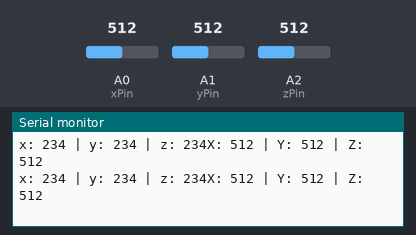
Bench run of a sketch on a simulated Arduino Uno, built with avr-gcc and run on an emulated ATmega328P. Parts: the last lines printed to the serial monitor. The inputs (shaded band) are chosen by the test bench; at power-on: A0 (xPin) = 512, A2 (zPin) = 512, A1 (yPin) = 512.

Above: at 11.2 s.
11.3 s: A0 (xPin) set to 270
At 11.33 s:
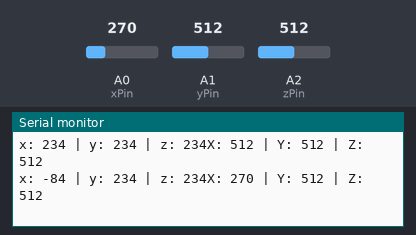
14.3 s: A0 (xPin) set to 248
At 14.38 s:
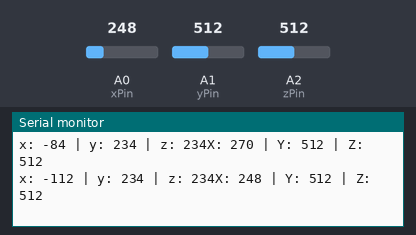
17.3 s: A2 (zPin) set to 418
At 17.33 s:
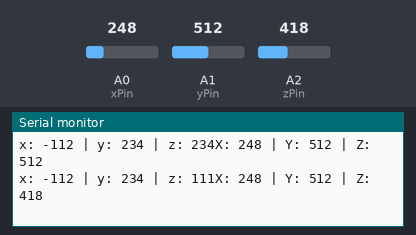
18.8 s: A2 (zPin) set to 394
At 18.85 s:
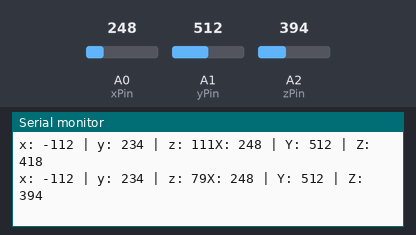
Timing chart, 0 to 21.8 s (numbered marks = the images above; inputs shaded):
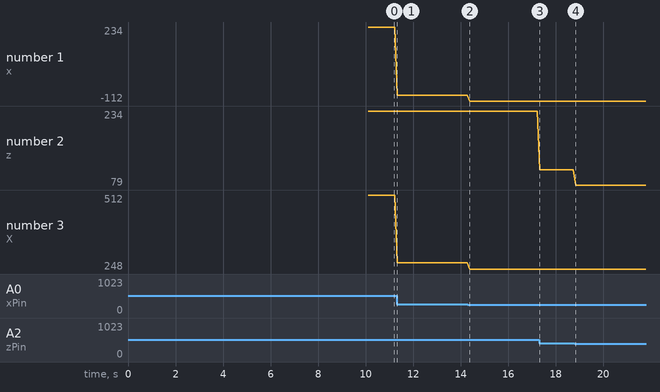

The sketch:

ACC_adxl335_Raw.ino
```cpp
//Analog read pins
const int xPin = 0;
const int yPin = 1;
const int zPin = 2;

//The minimum and maximum values that came from
//the accelerometer while standing still
//You very well may need to change these
int minVal = 265;
int maxVal = 402;

int xRead,yRead,zRead;

//to hold the caculated values
double x;
double y;
double z;
int nMax=100;

float xRaw,yRaw,zRaw;

boolean stopCal = false;

int xRawMin = 512;
int xRawMax = 200;

int yRawMin = 512;
int yRawMax = 200;

int zRawMin = 512;
int zRawMax = 200;

void setup()
{
  Serial.begin(9600);
  Serial.println("Occhio");
  calibrate();
  Serial.print("X _ min max: ");
  Serial.print(xRawMin);
  Serial.print(" : ");
  Serial.println(xRawMax);
  Serial.print("Y _ min max: ");
  Serial.print(yRawMin);
  Serial.print(" : ");
  Serial.println(yRawMax);
  Serial.print("Z _ min max: ");
  Serial.print(zRawMin);
  Serial.print(" : ");
  Serial.println(zRawMax);
}

void loop()
{
  //read the analog values from the accelerometer
  readAcc();

  //convert read values to degrees -90 to 90 - Needed for atan2
  int xAng = map(xRead, minVal, maxVal, -90, 90);
  int yAng = map(yRead, minVal, maxVal, -90, 90);
  int zAng = map(zRead, minVal, maxVal, -90, 90);

  //Output the caculations
  Serial.print("x: ");
  Serial.print(xAng);
  Serial.print(" | y: ");
  Serial.print(yAng);
  Serial.print(" | z: ");
  Serial.print(zAng);
  Serial.print("X: ");
  Serial.print(xRead);
  Serial.print(" | Y: ");
  Serial.print(yRead);
  Serial.print(" | Z: ");
  Serial.println(zRead);

  delay(100);
}

void readAcc()
{
  xRead = analogRead(xPin);
  yRead = analogRead(yPin);
  zRead = analogRead(zPin);
}

void calibrate()
{
  Serial.println("Calibrate");

  for(int i=0;i<nMax;i++)
  {
    Serial.println(i);
    delay(100);
    readAcc();
    if (xRead < xRawMin)
    {
      xRawMin = xRead;
    }
    if (xRead > xRawMax)
    {
      xRawMax = xRead;
    }

    if (yRead < yRawMin)
    {
      yRawMin = yRead;
    }
    if (yRead > yRawMax)
    {
      yRawMax = yRead;
    }

    if (zRead < zRawMin)
    {
      zRawMin = zRead;
    }
    if (zRead > zRawMax)
    {
      zRawMax = zRead;
    }
  }
}
```

Measured:
- after the input at 11.3 s, the serial monitor: prints a new line at once (image 1)
- after the input at 14.3 s, the serial monitor: prints a new line after 0.07 s (image 2)
- after the input at 17.3 s, the serial monitor: prints a new line at once (image 3)
- after the input at 18.8 s, the serial monitor: prints a new line after 0.05 s (image 4)
- plotted number 1: 234 → -84 after the input at 11.3 s, -84 → -112 after the input at 14.3 s
- plotted number 2: 234 → 111 after the input at 17.3 s, 111 → 79 after the input at 18.8 s
- plotted number 3: 512 → 270 after the input at 11.3 s, 270 → 248 after the input at 14.3 s
